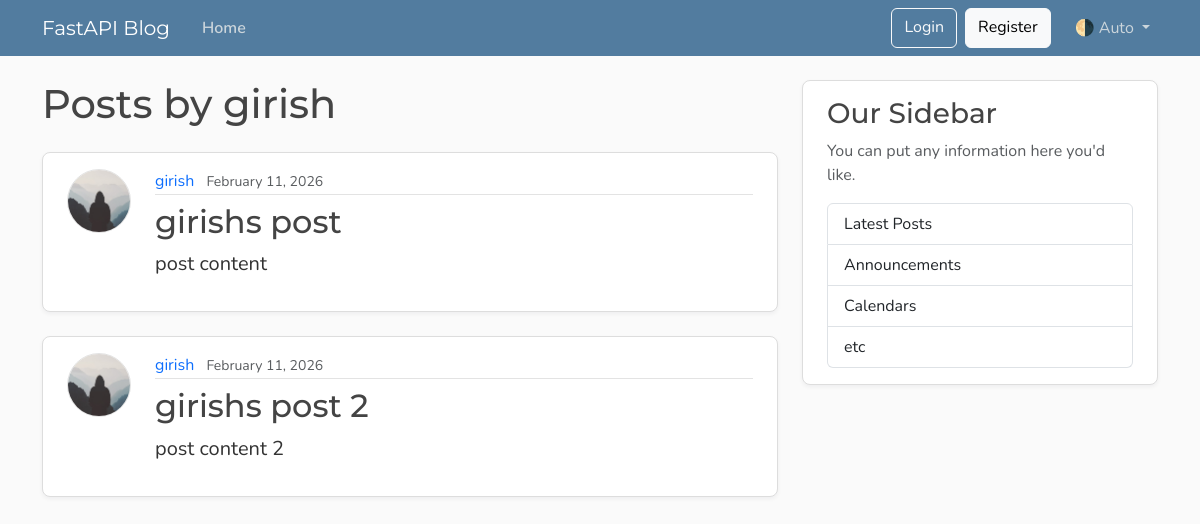
The page /users/1/posts on the database its author committed.
### models.py (models this page shows, shortened)
class User(Base):
    __tablename__ = "users"
    id: Mapped[int] = mapped_column(Integer, primary_key=True, index=True)
    username: Mapped[str] = mapped_column(String(50), unique=True, nullable=False)
    email: Mapped[str] = mapped_column(String(120), unique=True, nullable=False)
    image_file: Mapped[str | None] = mapped_column(
        String(200),
        nullable=True,
        default=None,
    )
    posts: Mapped[list[Post]] = relationship(back_populates="author", cascade="all, delete-orphan")

class Post(Base):
    __tablename__ = "posts"
    id: Mapped[int] = mapped_column(Integer, primary_key=True, index=True)
    title: Mapped[str] = mapped_column(String(100), nullable=False)
    content: Mapped[str] = mapped_column(Text, nullable=False)
    user_id: Mapped[int] = mapped_column(
        ForeignKey("users.id"),
        nullable=False,
        index=True,
    )
    date_posted: Mapped[datetime] = mapped_column(
        DateTime(timezone=True),
        default=lambda: datetime.now(UTC),
    )
    author: Mapped[User] = relationship(back_populates="posts")

### main.py (the view)
@app.get("/users/{user_id}/posts", include_in_schema=False, name="user_posts")
async def user_posts_page(
    request: Request,
    user_id: int,
    db: Annotated[AsyncSession, Depends(get_db)],
):
    result = await db.execute(select(models.User).where(models.User.id == user_id))
    user = result.scalars().first()
    if not user:
        raise HTTPException(
            status_code=status.HTTP_404_NOT_FOUND,
            detail="User not found",
        )
    result = await db.execute(select(models.Post).where(models.Post.user_id == user_id))
    posts = result.scalars().all()
    return templates.TemplateResponse(
        request,
        "user_posts.html",
        {"posts": posts, "user": user, "title": f"{user.username}'s Posts"},
    )

### templates/user_posts.html
{% extends "layout.html" %} {% block content %}
<h1 class="mb-4">Posts by {{ user.username }}</h1>
{% for post in posts %}
<article class="content-section py-3 px-4 mb-4">
  <div class="d-flex align-items-start gap-4">
    <img
      class="rounded-circle article-img flex-shrink-0"
      src="{{ post.author.image_path }}"
      alt="{{ post.author.username }}'s profile picture"
      width="64"
      height="64"
      loading="lazy"
    />
    <div class="flex-grow-1">
      <div class="article-metadata mb-2">
        <a
          class="me-2"
          href="{{ url_for('user_posts', user_id=post.author.id) }}"
          >{{ post.author.username }}</a
        >
        <small class="text-body-secondary"
          >{{ post.date_posted.strftime("%B %d, %Y") }}</small
        >
      </div>
      <h2>
        <a
          class="article-title"
          href="{{ url_for('post_page', post_id=post.id) }}"
          >{{ post.title }}</a
        >
      </h2>
      <p class="article-content">{{ post.content }}</p>
    </div>
  </div>
</article>
{% else %}
<p class="text-body-secondary">No posts by this user yet.</p>
{% endfor %} {% endblock content %}

### static/css/main.css (style rules this page uses)
:root { --font-heading: "Montserrat", system-ui, -apple-system, BlinkMacSystemFont, sans-serif; --font-body: "Nunito", system-ui, -apple-system, BlinkMacSystemFont, sans-serif; --color-bg-body: #fafafa; --color-bg-content: #ffffff; --color-text-primary: #333333; --color-text-heading: #444444; --color-steel: #527c9f; --color-nav-link: #cbd5db; --color-nav-link-hover: #ffffff; --color-link-hover: #428bca; --color-border: #dddddd; --color-border-light: #e3e3e3; --spacing-xl: 5rem; --article-img-size: 4rem; --account-img-size: 7.813rem; }
body { font-family: var(--font-body); background: var(--color-bg-body); color: var(--color-text-primary); }
h1, h2, h3, h4, h5, h6 { font-family: var(--font-heading); color: var(--color-text-heading); }
a { text-decoration: none; }
.content-section { background: var(--color-bg-content); border: 1px solid var(--color-border); border-radius: 0.5rem; box-shadow: 0 2px 4px rgba(15, 23, 42, 0.05); transition: box-shadow 0.15s ease, transform 0.15s ease, border-color 0.15s ease; }
.article-title { color: var(--color-text-heading); transition: color 0.2s ease-in-out; }
.article-content { white-space: pre-line; font-size: 1.25rem; }
.article-img { height: var(--article-img-size); width: var(--article-img-size); flex-shrink: 0; object-fit: cover; border: 1px solid var(--color-border-light); box-shadow: 0 0 0 2px var(--color-bg-content); }
.article-metadata { padding-bottom: 0.063rem; border-bottom: 1px solid var(--color-border-light); }
.article-metadata a { transition: color 0.2s ease-in-out; }

### rows shown on the page
User: username "girish"
Post: author.username "girish", date_posted "February 11, 2026", title "girishs post", content "post content"
Post: author.username "girish", date_posted "February 11, 2026", title "girishs post 2", content "post content 2"
